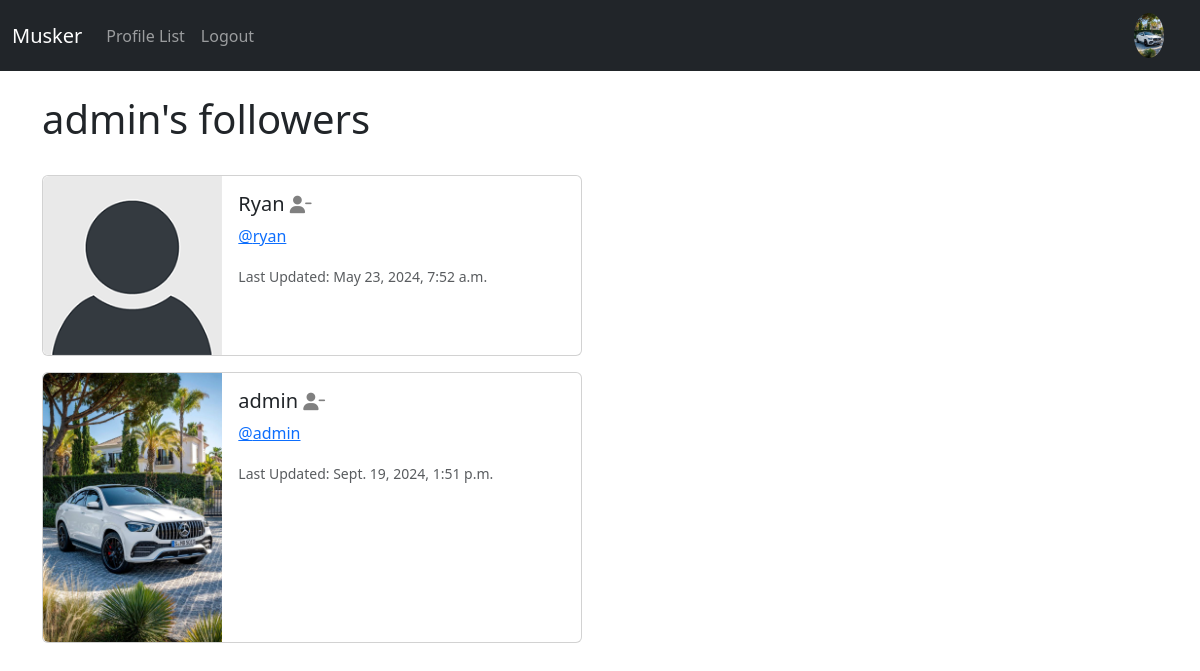
Page /profile/followers/1 (signed in) on the committed database.
### musker/models.py (models this page shows, shortened)
class Profile(models.Model):
    user = models.OneToOneField(User, on_delete=models.CASCADE)
    follows = models.ManyToManyField("self", related_name="followed_by", symmetrical=False, blank=True)
    date_modified = models.DateTimeField(User, auto_now=True)
    profile_image = models.ImageField(null=True, blank=True, upload_to="images/")
    profile_bio = models.CharField(null=True, blank=True, max_length=500)
    homepage_link = models.CharField(null=True, blank=True, max_length=100)
    facebook_link = models.CharField(null=True, blank=True, max_length=100)
    instagram_link = models.CharField(null=True, blank=True, max_length=100)
    linkedin_link = models.CharField(null=True, blank=True, max_length=100)

### musker/views.py (the view)
# urls.py: path('profile/followers/<int:pk>', views.followers, name='followers'),
def followers(request,pk):
    if request.user.is_authenticated:
        if request.user.id == pk:
            profiles = Profile.objects.get(user_id=pk)
            return render(request, 'followers.html', {"profiles":profiles})
        else:
            messages.success(request,("That's Not Your Profile Page..."))
            return redirect('home')
    else:
        messages.success(request, "You Must Be Logged In....")
        return redirect('home')

### musker/templates/followers.html
{% extends 'base.html' %}
{% load static %}
{% block content %}
    <h1>{{ request.user.username }}'s followers</h1>
    <br>
    {% if profiles %}
        {% for profile in profiles.followed_by.all|slice:3 %}
        <div class="card mb-3" style="max-width: 540px;">
            <div class="row g-0">
              <div class="col-md-4">
                {% if profile.profile_image %}
                <img src="{{ profile.profile_image.url }}" width="200 height=200" class="img-fluid rounded-start" alt="{{ profile.user.username }}">
                {% else %}
                <img src="{% static 'images/default_profile_pic.png' %}" class="img-fluid rounded-start" alt="Profile Image">
                {% endif %}
              </div>
              <div class="col-md-8">
                <div class="card-body">
                  <h5 class="card-title">{{ profile.user.username }}
                    {% if profile in profiles.follows.all %}
                    <a href="{% url 'follow' profile.user.id %}"><i class="fa fa-user-minus small" style="color: gray;"></i></a>
                    {% else %}
                    <a href="{% url 'follow' profile.user.id %}"><i class="fa fa-user-plus small" style="color: gray;"></i></a>
                    {% endif %}
                  </h5>
                  <p class="card-text"><a href="{% url 'profile' profile.user.id %}">@{{ profile.user.username|lower }}</a></p>
                  <p class="card-text"><small class="text-body-secondary">Last Updated: {{ profile.date_modified }}</small></p>
                </div>
              </div>
            </div>
          </div>
        {% endfor %}
    {% endif %}
{% endblock %}

### musker/templates/navbar.html (shortened to what this page needs)
{% load static %}
<nav class="navbar navbar-expand-lg navbar-dark bg-dark">
  <div class="container-fluid">
    <a class="navbar-brand" href="{% url 'home' %}">Musker</a>
    <div class="collapse navbar-collapse" id="navbarSupportedContent">
      <ul class="navbar-nav me-auto mb-2 mb-lg-0">
        <li class="nav-item">
          <a class="nav-link"
          href="{% url 'profile_list' %}">Profile List</a>
        </li>
        {% if user.is_authenticated %}
        <li class="nav-item">
          <a class="nav-link"
          href="{% url 'logout' %}">Logout</a>
        </li>
        {% endif %}
      </ul>
      {% if user.is_authenticated %}
        <ul class="navbar-nav ml-auto">
          <li class="nav-link navbar-brand">
            <a href="{% url 'profile' request.user.id %}">
{% if user.profile.profile_image %}
<img src="{{ user.profile.profile_image.url }}" class="rounded-circle" width=30>
{% else %}
    <img src="{% static 'images/default_profile_pic.png' %}" class="img-fluid rounded-circle" alt="Profile Image" width=30>
{% endif %}
            </a>
          </li>
        </ul>
      {% endif %}
    </div>
  </div>
</nav>

### rows in the picture
Profile: user.username "Ryan", user.username "ryan", date_modified "May 23, 2024, 7:52 a.m."
Profile: profile_image (picture), user.username "admin", date_modified "Sept. 19, 2024, 1:51 p.m."

### other values in the picture
{{ request.user.username }} "admin"
